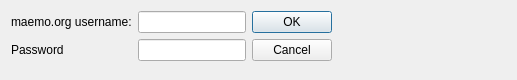
<?xml version="1.0" encoding="UTF-8"?>
<ui version="4.0">
 <class>Dialog</class>
 <widget class="QDialog" name="Dialog">
  <property name="geometry">
   <rect>
    <x>0</x>
    <y>0</y>
    <width>517</width>
    <height>80</height>
   </rect>
  </property>
  <property name="windowTitle">
   <string>Dialog</string>
  </property>
  <layout class="QFormLayout" name="formLayout_2">
   <property name="fieldGrowthPolicy">
    <enum>QFormLayout::AllNonFixedFieldsGrow</enum>
   </property>
   <item row="1" column="0">
    <layout class="QFormLayout" name="formLayout">
     <item row="0" column="0">
      <widget class="QLabel" name="label">
       <property name="text">
        <string>maemo.org username:</string>
       </property>
      </widget>
     </item>
     <item row="0" column="1">
      <widget class="QLineEdit" name="user"/>
     </item>
     <item row="1" column="0">
      <widget class="QLabel" name="label_2">
       <property name="text">
        <string>Password</string>
       </property>
      </widget>
     </item>
     <item row="1" column="1">
      <widget class="QLineEdit" name="passw">
       <property name="echoMode">
        <enum>QLineEdit::PasswordEchoOnEdit</enum>
       </property>
      </widget>
     </item>
    </layout>
   </item>
   <item row="1" column="1">
    <widget class="QDialogButtonBox" name="buttonBox">
     <property name="orientation">
      <enum>Qt::Vertical</enum>
     </property>
     <property name="standardButtons">
      <set>QDialogButtonBox::Cancel|QDialogButtonBox::Ok</set>
     </property>
    </widget>
   </item>
  </layout>
 </widget>
 <resources/>
 <connections>
  <connection>
   <sender>buttonBox</sender>
   <signal>accepted()</signal>
   <receiver>Dialog</receiver>
   <slot>accept()</slot>
   <hints>
    <hint type="sourcelabel">
     <x>248</x>
     <y>254</y>
    </hint>
    <hint type="destinationlabel">
     <x>157</x>
     <y>274</y>
    </hint>
   </hints>
  </connection>
  <connection>
   <sender>buttonBox</sender>
   <signal>rejected()</signal>
   <receiver>Dialog</receiver>
   <slot>reject()</slot>
   <hints>
    <hint type="sourcelabel">
     <x>316</x>
     <y>260</y>
    </hint>
    <hint type="destinationlabel">
     <x>286</x>
     <y>274</y>
    </hint>
   </hints>
  </connection>
 </connections>
</ui>
